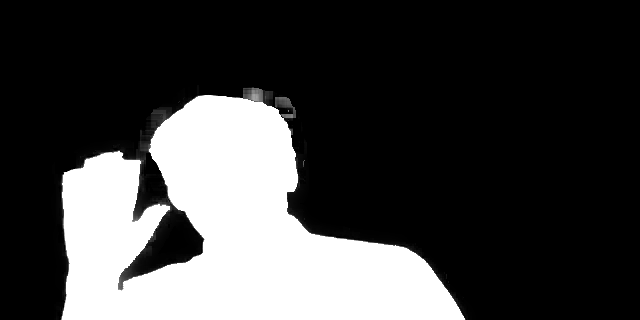
//> input picture img/alpha-global.png, 640 x 320 px
$ ./main ../img/alpha-global.png ../img/bg.png out.png   (built with g++ and OpenCV 4)
//> lines starting //> are read from the running program, lines starting //| are printed output that depends on the picture; after the words box and inside, x2 and y2 are one past the last pixel; in counts of white or black regions, pixels touching at a corner belong together
### global_matting/guidedfilter.hpp
//
//  guidedfilter.hpp
//  VideoCut
//
//  Created by cltian on 2019/8/26.
//  Copyright © 2019年 cltian. All rights reserved.
//

#ifndef guidedfilter_hpp
#define guidedfilter_hpp

#include <stdio.h>
#include <opencv2/opencv.hpp>


class GuidedFilterImpl;

class GuidedFilter
{
public:
    GuidedFilter(const cv::Mat &I, int r, double eps);
    ~GuidedFilter();

    cv::Mat filter(const cv::Mat &p, int depth = -1) const;

private:
    GuidedFilterImpl *impl_;
};

cv::Mat guidedFilter(const cv::Mat &I, const cv::Mat &p, int r, double eps, int depth = -1);


#endif /* guidedfilter_hpp */

### global_matting/globalmatting.hpp
//
//  globalmatting.hpp
//  VideoCut
//
//  Created by cltian on 2019/8/26.
//  Copyright © 2019年 cltian. All rights reserved.
//

#ifndef globalmatting_hpp
#define globalmatting_hpp

#include <stdio.h>
#include <opencv2/opencv.hpp>


void expansionOfKnownRegions(cv::InputArray img, cv::InputOutputArray trimap, int niter = 9);
void globalMatting(cv::InputArray image, cv::InputArray trimap, cv::OutputArray foreground, cv::OutputArray alpha, cv::OutputArray conf = cv::noArray());


#endif /* globalmatting_hpp */

### global_matting/guidedfilter.cpp
//
//  guidedfilter.cpp
//  VideoCut
//
//  Created by cltian on 2019/8/26.
//  Copyright © 2019年 cltian. All rights reserved.
//

#include "guidedfilter.hpp"


static cv::Mat boxfilter(const cv::Mat &I, int r)
{
    cv::Mat result;
    cv::blur(I, result, cv::Size(r, r));
    return result;
}

static cv::Mat convertTo(const cv::Mat &mat, int depth)
{
    if (mat.depth() == depth)
        return mat;

    cv::Mat result;
    mat.convertTo(result, depth);
    return result;
}

class GuidedFilterImpl
{
public:
    virtual ~GuidedFilterImpl() {}

    cv::Mat filter(const cv::Mat &p, int depth);

protected:
    int Idepth;

private:
    virtual cv::Mat filterSingleChannel(const cv::Mat &p) const = 0;
};

class GuidedFilterMono : public GuidedFilterImpl
{
public:
    GuidedFilterMono(const cv::Mat &I, int r, double eps);

private:
    virtual cv::Mat filterSingleChannel(const cv::Mat &p) const;

private:
    int r;
    double eps;
    cv::Mat I, mean_I, var_I;
};

class GuidedFilterColor : public GuidedFilterImpl
{
public:
    GuidedFilterColor(const cv::Mat &I, int r, double eps);

private:
    virtual cv::Mat filterSingleChannel(const cv::Mat &p) const;

private:
    std::vector<cv::Mat> Ichannels;
    int r;
    double eps;
    cv::Mat mean_I_r, mean_I_g, mean_I_b;
    cv::Mat invrr, invrg, invrb, invgg, invgb, invbb;
};


cv::Mat GuidedFilterImpl::filter(const cv::Mat &p, int depth)
{
    cv::Mat p2 = convertTo(p, Idepth);

    cv::Mat result;
    if (p.channels() == 1)
    {
        result = filterSingleChannel(p2);
    }
    else
    {
        std::vector<cv::Mat> pc;
        cv::split(p2, pc);

        for (std::size_t i = 0; i < pc.size(); ++i)
            pc[i] = filterSingleChannel(pc[i]);

        cv::merge(pc, result);
    }

    return convertTo(result, depth == -1 ? p.depth() : depth);
}

// [28 lines left out: functions GuidedFilterMono, filterSingleChannel, not called in this run]

GuidedFilterColor::GuidedFilterColor(const cv::Mat &origI, int r, double eps) : r(r), eps(eps)
{
    cv::Mat I;
    if (origI.depth() == CV_32F || origI.depth() == CV_64F)
        I = origI.clone();
    else
        I = convertTo(origI, CV_32F);

    Idepth = I.depth();

    cv::split(I, Ichannels);

    mean_I_r = boxfilter(Ichannels[0], r);
    mean_I_g = boxfilter(Ichannels[1], r);
    mean_I_b = boxfilter(Ichannels[2], r);

    // variance of I in each local patch: the matrix Sigma in Eqn (14).
    // Note the variance in each local patch is a 3x3 symmetric matrix:
    //           rr, rg, rb
    //   Sigma = rg, gg, gb
    //           rb, gb, bb
    cv::Mat var_I_rr = boxfilter(Ichannels[0].mul(Ichannels[0]), r) - mean_I_r.mul(mean_I_r) + eps;
    cv::Mat var_I_rg = boxfilter(Ichannels[0].mul(Ichannels[1]), r) - mean_I_r.mul(mean_I_g);
    cv::Mat var_I_rb = boxfilter(Ichannels[0].mul(Ichannels[2]), r) - mean_I_r.mul(mean_I_b);
    cv::Mat var_I_gg = boxfilter(Ichannels[1].mul(Ichannels[1]), r) - mean_I_g.mul(mean_I_g) + eps;
    cv::Mat var_I_gb = boxfilter(Ichannels[1].mul(Ichannels[2]), r) - mean_I_g.mul(mean_I_b);
    cv::Mat var_I_bb = boxfilter(Ichannels[2].mul(Ichannels[2]), r) - mean_I_b.mul(mean_I_b) + eps;

    // Inverse of Sigma + eps * I
    invrr = var_I_gg.mul(var_I_bb) - var_I_gb.mul(var_I_gb);
    invrg = var_I_gb.mul(var_I_rb) - var_I_rg.mul(var_I_bb);
    invrb = var_I_rg.mul(var_I_gb) - var_I_gg.mul(var_I_rb);
    invgg = var_I_rr.mul(var_I_bb) - var_I_rb.mul(var_I_rb);
    invgb = var_I_rb.mul(var_I_rg) - var_I_rr.mul(var_I_gb);
    invbb = var_I_rr.mul(var_I_gg) - var_I_rg.mul(var_I_rg);

    cv::Mat covDet = invrr.mul(var_I_rr) + invrg.mul(var_I_rg) + invrb.mul(var_I_rb);

    invrr /= covDet;
    invrg /= covDet;
    invrb /= covDet;
    invgg /= covDet;
    invgb /= covDet;
    invbb /= covDet;
}

cv::Mat GuidedFilterColor::filterSingleChannel(const cv::Mat &p) const
{
    cv::Mat mean_p = boxfilter(p, r);

    cv::Mat mean_Ip_r = boxfilter(Ichannels[0].mul(p), r);
    cv::Mat mean_Ip_g = boxfilter(Ichannels[1].mul(p), r);
    cv::Mat mean_Ip_b = boxfilter(Ichannels[2].mul(p), r);

    // covariance of (I, p) in each local patch.
    cv::Mat cov_Ip_r = mean_Ip_r - mean_I_r.mul(mean_p);
    cv::Mat cov_Ip_g = mean_Ip_g - mean_I_g.mul(mean_p);
    cv::Mat cov_Ip_b = mean_Ip_b - mean_I_b.mul(mean_p);

    cv::Mat a_r = invrr.mul(cov_Ip_r) + invrg.mul(cov_Ip_g) + invrb.mul(cov_Ip_b);
    cv::Mat a_g = invrg.mul(cov_Ip_r) + invgg.mul(cov_Ip_g) + invgb.mul(cov_Ip_b);
    cv::Mat a_b = invrb.mul(cov_Ip_r) + invgb.mul(cov_Ip_g) + invbb.mul(cov_Ip_b);

    cv::Mat b = mean_p - a_r.mul(mean_I_r) - a_g.mul(mean_I_g) - a_b.mul(mean_I_b); // Eqn. (15) in the paper;

    return (boxfilter(a_r, r).mul(Ichannels[0])
            + boxfilter(a_g, r).mul(Ichannels[1])
            + boxfilter(a_b, r).mul(Ichannels[2])
            + boxfilter(b, r));  // Eqn. (16) in the paper;
}


GuidedFilter::GuidedFilter(const cv::Mat &I, int r, double eps)
{
    CV_Assert(I.channels() == 1 || I.channels() == 3);

    if (I.channels() == 1)
        impl_ = new GuidedFilterMono(I, 2 * r + 1, eps);
    else
        impl_ = new GuidedFilterColor(I, 2 * r + 1, eps);
}

GuidedFilter::~GuidedFilter()
{
    delete impl_;
}

cv::Mat GuidedFilter::filter(const cv::Mat &p, int depth) const
{
    return impl_->filter(p, depth);
}

cv::Mat guidedFilter(const cv::Mat &I, const cv::Mat &p, int r, double eps, int depth)
{
    return GuidedFilter(I, r, eps).filter(p, depth);
}

### global_matting/globalmatting.cpp
//
//  globalmatting.cpp
//  VideoCut
//
//  Created by cltian on 2019/8/26.
//  Copyright © 2019年 cltian. All rights reserved.
//

#include "globalmatting.hpp"

template <typename T>
static inline T sqr(T a)
{
    return a * a;
}

static std::vector<cv::Point> findBoundaryPixels(const cv::Mat_<uchar> &trimap, int a, int b)
{
    std::vector<cv::Point> result;

    for (int x = 1; x < trimap.cols - 1; ++x)
        for (int y = 1; y < trimap.rows - 1; ++y)
        {
            if (trimap(y, x) == a)
            {
                if (trimap(y - 1, x) == b ||
                    trimap(y + 1, x) == b ||
                    trimap(y, x - 1) == b ||
                    trimap(y, x + 1) == b)
                {
                    result.push_back(cv::Point(x, y));
                }
            }
        }

    return result;
}

// Eq. 2
static float calculateAlpha(const cv::Vec3b &F, const cv::Vec3b &B, const cv::Vec3b &I)
{
    float result = 0;
    float div = 1e-6f;
    for (int c = 0; c < 3; ++c)
    {
        float f = F[c];
        float b = B[c];
        float i = I[c];

        result += (i - b) * (f - b);
        div += (f - b) * (f - b);
    }

    return std::min(std::max(result / div, 0.f), 1.f);
}

// Eq. 3
static float colorCost(const cv::Vec3b &F, const cv::Vec3b &B, const cv::Vec3b &I, float alpha)
{
    float result = 0;
    for (int c = 0; c < 3; ++c)
    {
        float f = F[c];
        float b = B[c];
        float i = I[c];

        result += sqr(i - (alpha * f + (1 - alpha) * b));
    }

    return sqrt(result);
}

// Eq. 4
static float distCost(const cv::Point &p0, const cv::Point &p1, float minDist)
{
    int dist = sqr(p0.x - p1.x) + sqr(p0.y - p1.y);
    return sqrt((float)dist) / minDist;
}

static float colorDist(const cv::Vec3b &I0, const cv::Vec3b &I1)
{
    int result = 0;

    for (int c = 0; c < 3; ++c)
        result += sqr((int)I0[c] - (int)I1[c]);

    return sqrt((float)result);
}

static float nearestDistance(const std::vector<cv::Point> &boundary, const cv::Point &p)
{
    int minDist2 = INT_MAX;
    for (std::size_t i = 0; i < boundary.size(); ++i)
    {
        int dist2 = sqr(boundary[i].x - p.x)  + sqr(boundary[i].y - p.y);
        minDist2 = std::min(minDist2, dist2);
    }

    return sqrt((float)minDist2);
}


// for sorting the boundary pixels according to intensity
struct IntensityComp
{
    IntensityComp(const cv::Mat_<cv::Vec3b> &image) : image(image)
    {

    }

    bool operator()(const cv::Point &p0, const cv::Point &p1) const
    {
        const cv::Vec3b &c0 = image(p0.y, p0.x);
        const cv::Vec3b &c1 = image(p1.y, p1.x);

        return ((int)c0[0] + (int)c0[1] + (int)c0[2]) < ((int)c1[0] + (int)c1[1] + (int)c1[2]);
    }

    const cv::Mat_<cv::Vec3b> &image;
};

// [81 lines left out: functions expansionOfKnownRegions, erodeFB, not called in this run]


struct Sample
{
    int fi, bj;
    float df, db;
    float cost, alpha;
};

static void calculateAlphaPatchMatch(const cv::Mat_<cv::Vec3b> &image,
                                     const cv::Mat_<uchar> &trimap,
                                     const std::vector<cv::Point> &foregroundBoundary,
                                     const std::vector<cv::Point> &backgroundBoundary,
                                     std::vector<std::vector<Sample> > &samples)
{
    int w = image.cols;
    int h = image.rows;

    samples.resize(h, std::vector<Sample>(w));

    for (int y = 0; y < h; ++y)
        for (int x = 0; x < w; ++x)
        {
            if (trimap(y, x) == 128)
            {
                cv::Point p(x, y);

                samples[y][x].fi = rand() % foregroundBoundary.size();
                samples[y][x].bj = rand() % backgroundBoundary.size();
                samples[y][x].df = nearestDistance(foregroundBoundary, p);
                samples[y][x].db = nearestDistance(backgroundBoundary, p);
                samples[y][x].cost = FLT_MAX;
            }
        }

    std::vector<cv::Point> coords(w * h);
    for (int y = 0; y < h; ++y)
        for (int x = 0; x < w; ++x)
            coords[x + y * w] = cv::Point(x, y);

    for (int iter = 0; iter < 10; ++iter)
    {
        // propagation
        std::random_shuffle(coords.begin(), coords.end());

        for (std::size_t i = 0; i < coords.size(); ++i)
        {
            const cv::Point &p = coords[i];

            int x = p.x;
            int y = p.y;

            if (trimap(y, x) != 128)
                continue;

            const cv::Vec3b &I = image(y, x);

            Sample &s = samples[y][x];

            for (int y2 = y - 1; y2 <= y + 1; ++y2)
                for (int x2 = x - 1; x2 <= x + 1; ++x2)
                {
                    if (x2 < 0 || x2 >= w || y2 < 0 || y2 >= h)
                        continue;

                    if (trimap(y2, x2) != 128)
                        continue;

                    Sample &s2 = samples[y2][x2];

                    const cv::Point &fp = foregroundBoundary[s2.fi];
                    const cv::Point &bp = backgroundBoundary[s2.bj];

                    const cv::Vec3b F = image(fp.y, fp.x);
                    const cv::Vec3b B = image(bp.y, bp.x);

                    float alpha = calculateAlpha(F, B, I);

                    float cost = colorCost(F, B, I, alpha) + distCost(p, fp, s.df) + distCost(p, bp, s.db);

                    if (cost < s.cost)
                    {
                        s.fi = s2.fi;
                        s.bj = s2.bj;
                        s.cost = cost;
                        s.alpha = alpha;
                    }
                }
        }

        // random walk
        int w2 = (int)std::max(foregroundBoundary.size(), backgroundBoundary.size());

        for (int y = 0; y < h; ++y)
            for (int x = 0; x < w; ++x)
            {
                if (trimap(y, x) != 128)
                    continue;

                cv::Point p(x, y);

                const cv::Vec3b &I = image(y, x);

                Sample &s = samples[y][x];

                for (int k = 0; ; k++)
                {
                    float r = w2 * pow(0.5f, k);

                    if (r < 1)
                        break;

                    int di = r * (rand() / (RAND_MAX + 1.f));
                    int dj = r * (rand() / (RAND_MAX + 1.f));

                    int fi = s.fi + di;
                    int bj = s.bj + dj;

                    if (fi < 0 || fi >= foregroundBoundary.size() || bj < 0 || bj >= backgroundBoundary.size())
                        continue;

                    const cv::Point &fp = foregroundBoundary[fi];
                    const cv::Point &bp = backgroundBoundary[bj];

                    const cv::Vec3b F = image(fp.y, fp.x);
                    const cv::Vec3b B = image(bp.y, bp.x);

                    float alpha = calculateAlpha(F, B, I);

                    float cost = colorCost(F, B, I, alpha) + distCost(p, fp, s.df) + distCost(p, bp, s.db);

                    if (cost < s.cost)
                    {
                        s.fi = fi;
                        s.bj = bj;
                        s.cost = cost;
                        s.alpha = alpha;
                    }
                }
            }
    }
}

static void expansionOfKnownRegionsHelper(const cv::Mat &_image,
                                          cv::Mat &_trimap,
                                          int r, float c)
{
    const cv::Mat_<cv::Vec3b> &image = (const cv::Mat_<cv::Vec3b> &)_image;
    cv::Mat_<uchar> &trimap = (cv::Mat_<uchar>&)_trimap;

    int w = image.cols;
    int h = image.rows;

    for (int x = 0; x < w; ++x)
        for (int y = 0; y < h; ++y)
        {
            if (trimap(y, x) != 128)
                continue;

            const cv::Vec3b &I = image(y, x);

            for (int j = y-r; j <= y+r; ++j)
                for (int i = x-r; i <= x+r; ++i)
                {
                    if (i < 0 || i >= w || j < 0 || j >= h)
                        continue;

                    if (trimap(j, i) != 0 && trimap(j, i) != 255)
                        continue;

                    const cv::Vec3b &I2 = image(j, i);

                    float pd = sqrt((float)(sqr(x - i) + sqr(y - j)));
                    float cd = colorDist(I, I2);

                    if (pd <= r && cd <= c)
                    {
                        if (trimap(j, i) == 0)
                            trimap(y, x) = 1;
                        else if (trimap(j, i) == 255)
                            trimap(y, x) = 254;
                    }
                }
        }

    for (int x = 0; x < trimap.cols; ++x)
        for (int y = 0; y < trimap.rows; ++y)
        {
            if (trimap(y, x) == 1)
                trimap(y, x) = 0;
            else if (trimap(y, x) == 254)
                trimap(y, x) = 255;

        }
}

// erode foreground and background regions to increase the size of unknown region
static void erodeFB(cv::Mat &_trimap, int r)
{
    cv::Mat_<uchar> &trimap = (cv::Mat_<uchar>&)_trimap;

    int w = trimap.cols;
    int h = trimap.rows;

    cv::Mat_<uchar> foreground(trimap.size(), (uchar)0);
    cv::Mat_<uchar> background(trimap.size(), (uchar)0);

    for (int y = 0; y < h; ++y)
        for (int x = 0; x < w; ++x)
        {
            if (trimap(y, x) == 0)
                background(y, x) = 1;
            else if (trimap(y, x) == 255)
                foreground(y, x) = 1;
        }


    cv::Mat kernel = cv::getStructuringElement(cv::MORPH_ELLIPSE, cv::Size(r, r));

    cv::erode(background, background, kernel);
    cv::erode(foreground, foreground, kernel);

    for (int y = 0; y < h; ++y)
        for (int x = 0; x < w; ++x)
        {
            if (background(y, x) == 0 && foreground(y, x) == 0)
                trimap(y, x) = 128;
        }
}

void expansionOfKnownRegions(cv::InputArray _img, cv::InputOutputArray _trimap, int niter)
{
    cv::Mat img = _img.getMat();
    cv::Mat &trimap = _trimap.getMatRef();

    if (img.empty())
        CV_Error(CV_StsBadArg, "image is empty");
    if (img.type() != CV_8UC3)
        CV_Error(CV_StsBadArg, "image mush have CV_8UC3 type");

    if (trimap.empty())
         CV_Error(CV_StsBadArg, "trimap is empty");
    if (trimap.type() != CV_8UC1)
        CV_Error(CV_StsBadArg, "trimap mush have CV_8UC1 type");

    if (img.size() != trimap.size())
        CV_Error(CV_StsBadArg, "image and trimap mush have same size");

    for (int i = 0; i < niter; ++i)
        expansionOfKnownRegionsHelper(img, trimap, i + 1, niter - i);
    erodeFB(trimap, 2);
}


static void globalMattingHelper(cv::Mat _image, cv::Mat _trimap, cv::Mat &_foreground, cv::Mat &_alpha, cv::Mat &_conf)
{
    const cv::Mat_<cv::Vec3b> &image = (const cv::Mat_<cv::Vec3b>&)_image;
    const cv::Mat_<uchar> &trimap = (const cv::Mat_<uchar>&)_trimap;

    std::vector<cv::Point> foregroundBoundary = findBoundaryPixels(trimap, 255, 128);
    std::vector<cv::Point> backgroundBoundary = findBoundaryPixels(trimap, 0, 128);

    int n = (int)(foregroundBoundary.size() + backgroundBoundary.size());
    for (int i = 0; i < n; ++i)
    {
        int x = rand() % trimap.cols;
        int y = rand() % trimap.rows;

        if (trimap(y, x) == 0)
            backgroundBoundary.push_back(cv::Point(x, y));
        else if (trimap(y, x) == 255)
            foregroundBoundary.push_back(cv::Point(x, y));
    }

    std::sort(foregroundBoundary.begin(), foregroundBoundary.end(), IntensityComp(image));
    std::sort(backgroundBoundary.begin(), backgroundBoundary.end(), IntensityComp(image));

    std::vector<std::vector<Sample> > samples;
    calculateAlphaPatchMatch(image, trimap, foregroundBoundary, backgroundBoundary, samples);

    _foreground.create(image.size(), CV_8UC3);
    _alpha.create(image.size(), CV_8UC1);
    _conf.create(image.size(), CV_8UC1);

    cv::Mat_<cv::Vec3b> &foreground = (cv::Mat_<cv::Vec3b>&)_foreground;
    cv::Mat_<uchar> &alpha = (cv::Mat_<uchar>&)_alpha;
    cv::Mat_<uchar> &conf = (cv::Mat_<uchar>&)_conf;

    for (int y = 0; y < alpha.rows; ++y)
        for (int x = 0; x < alpha.cols; ++x)
        {
            switch (trimap(y, x))
            {
                case 0:
                    alpha(y, x) = 0;
                    conf(y, x) = 255;
                    foreground(y, x) = 0;
                    break;
                case 128:
                {
                    alpha(y, x) = 255 * samples[y][x].alpha;
                    conf(y, x) = 255 * exp(-samples[y][x].cost / 6);
                    cv::Point p = foregroundBoundary[samples[y][x].fi];
                    foreground(y, x) = image(p.y, p.x);
                    break;
                }
                case 255:
                    alpha(y, x) = 255;
                    conf(y, x) = 255;
                    foreground(y, x) = image(y, x);
                    break;
            }
        }
}

void globalMatting(cv::InputArray _image, cv::InputArray _trimap, cv::OutputArray _foreground, cv::OutputArray _alpha, cv::OutputArray _conf)
{
    cv::Mat image = _image.getMat();
    cv::Mat trimap = _trimap.getMat();

    if (image.empty())
        CV_Error(CV_StsBadArg, "image is empty");
    if (image.type() != CV_8UC3)
        CV_Error(CV_StsBadArg, "image mush have CV_8UC3 type");

    if (trimap.empty())
        CV_Error(CV_StsBadArg, "trimap is empty");
    if (trimap.type() != CV_8UC1)
        CV_Error(CV_StsBadArg, "trimap mush have CV_8UC1 type");

    if (image.size() != trimap.size())
        CV_Error(CV_StsBadArg, "image and trimap mush have same size");

    cv::Mat &foreground = _foreground.getMatRef();
    cv::Mat &alpha = _alpha.getMatRef();
    cv::Mat tempConf;

    globalMattingHelper(image, trimap, foreground, alpha, tempConf);

    if(_conf.needed())
        tempConf.copyTo(_conf);
}

### global_matting/main.cpp
#include <iostream>
#include <time.h>
using namespace std;

#include "globalmatting.hpp"

// you can get the guided filter implementation
// from https://github.com/atilimcetin/guided-filter
#include "guidedfilter.hpp"

int main(int argc, char *argv[])
{
    char *image_path = argv[1];
    char *mat_path = argv[2];
    char *save_path = argv[3];

    cv::Mat image = cv::imread(image_path, CV_LOAD_IMAGE_COLOR);
//> image is the input picture: 320 rows x 640 cols, CV_8UC3; min 0, max 255, mean 65.3
    cv::Mat trimap = cv::imread(mat_path, CV_LOAD_IMAGE_GRAYSCALE);
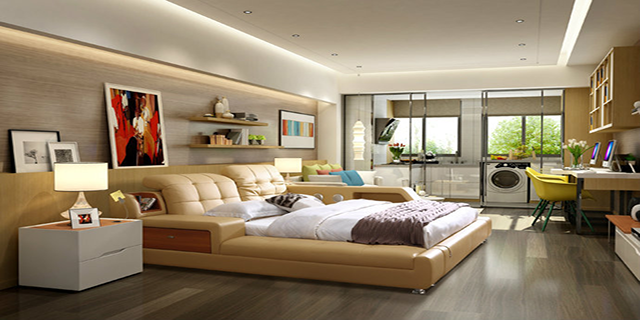
//> input picture img/bg.png, 640 x 320 px
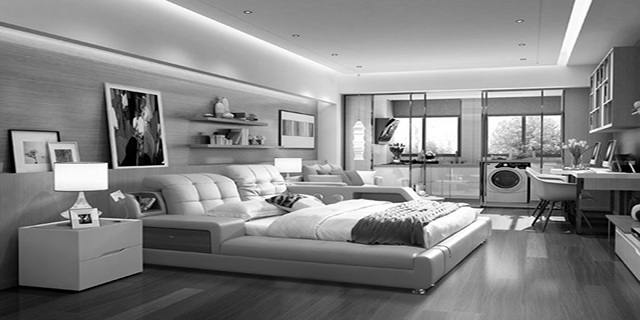
//> trimap: 320 rows x 640 cols, CV_8UC1; min 0, max 255, mean 132.7

    // (optional) exploit the affinity of neighboring pixels to reduce the
    // size of the unknown region. please refer to the paper
    // 'Shared Sampling for Real-Time Alpha Matting'.
    expansionOfKnownRegions(image, trimap, 3);
//> after the loop in erodeFB, `for (int y = 0; y < h; ++y)`:
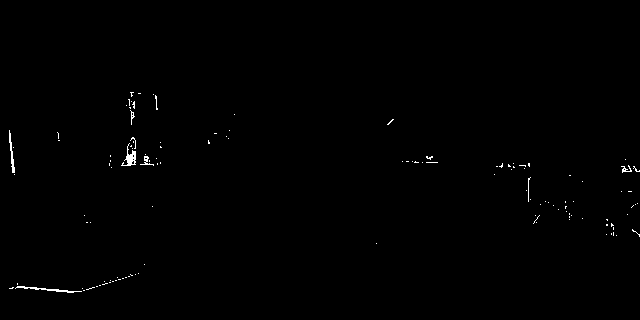
//> background: 320 rows x 640 cols, CV_8UC1; values 0 (black) and 1 (white), 0.42% white in thin lines or dots, all inside (x1, y1, x2, y2) = (9, 92, 640, 293)
//> after the loop in erodeFB, `for (int y = 0; y < h; ++y)`:
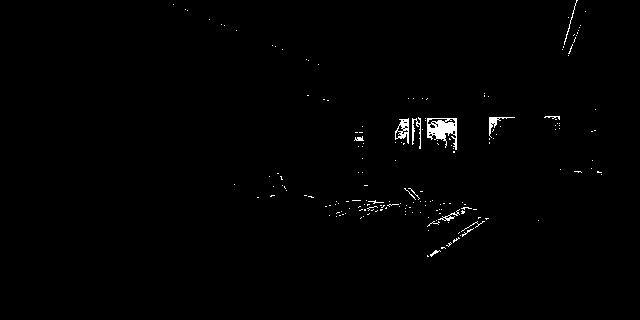
//> foreground: 320 rows x 640 cols, CV_8UC1; values 0 (black) and 1 (white), 0.8% white; 182 white regions (170 under 20 px), largest, box (x1, y1, x2, y2) and area: (427, 118, 457, 150) 517, (395, 118, 409, 144) 177, (489, 117, 515, 138) 117
//> in erodeFB, `cv::erode(background, background, kernel);`:
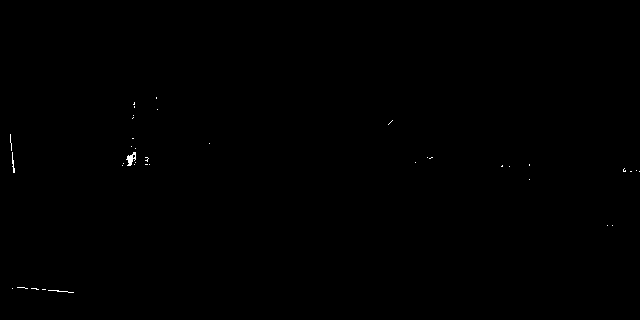
//> background: 320 rows x 640 cols, CV_8UC1; values 0 (black) and 1 (white), 0.12% white in thin lines or dots, all inside (x1, y1, x2, y2) = (10, 97, 640, 293)
//> in erodeFB, `cv::erode(foreground, foreground, kernel);`:
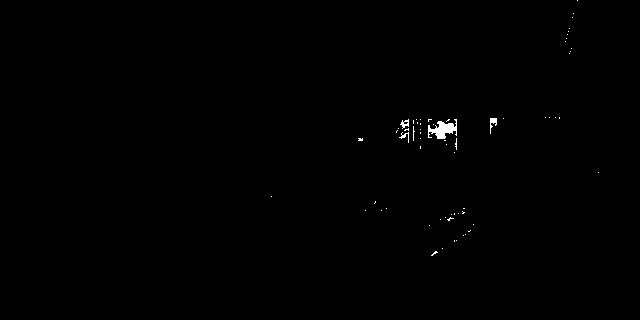
//> foreground: 320 rows x 640 cols, CV_8UC1; values 0 (black) and 1 (white), 0.3% white; 64 white regions (60 under 20 px), largest, box (x1, y1, x2, y2) and area: (428, 119, 457, 139) 313, (490, 118, 497, 134) 55, (400, 119, 409, 129) 44, (399, 132, 409, 143) 35
//> after the loop in erodeFB, `for (int y = 0; y < h; ++y)`:
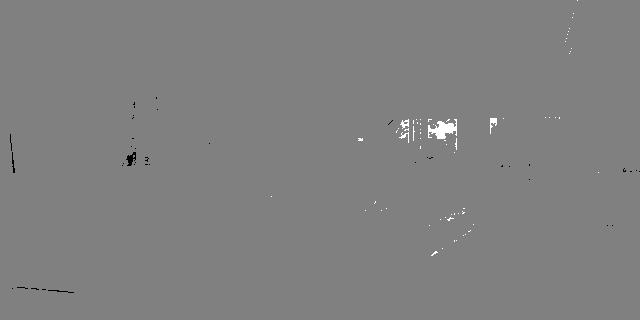
//> trimap: 320 rows x 640 cols, CV_8UC1; min 0, max 255, mean 128.2

    cv::Mat foreground, alpha;
    globalMatting(image, trimap, foreground, alpha);
//> (the rest of the program and of its run is left out)
